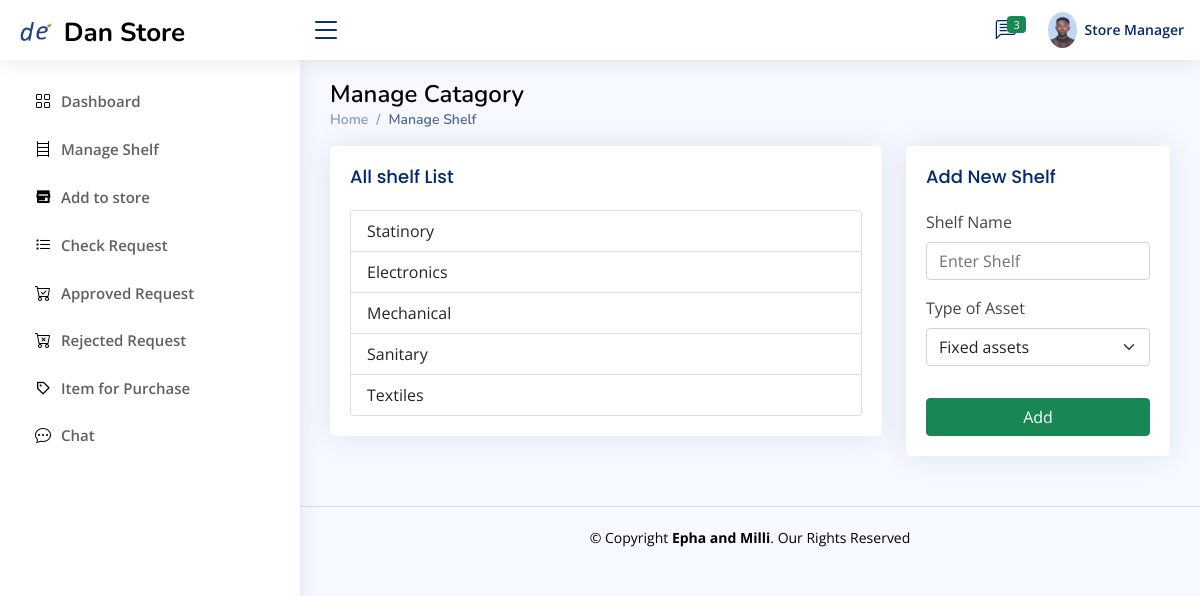
Before: /Store_Manager/manage_catagory/ (signed in) with the older database file.
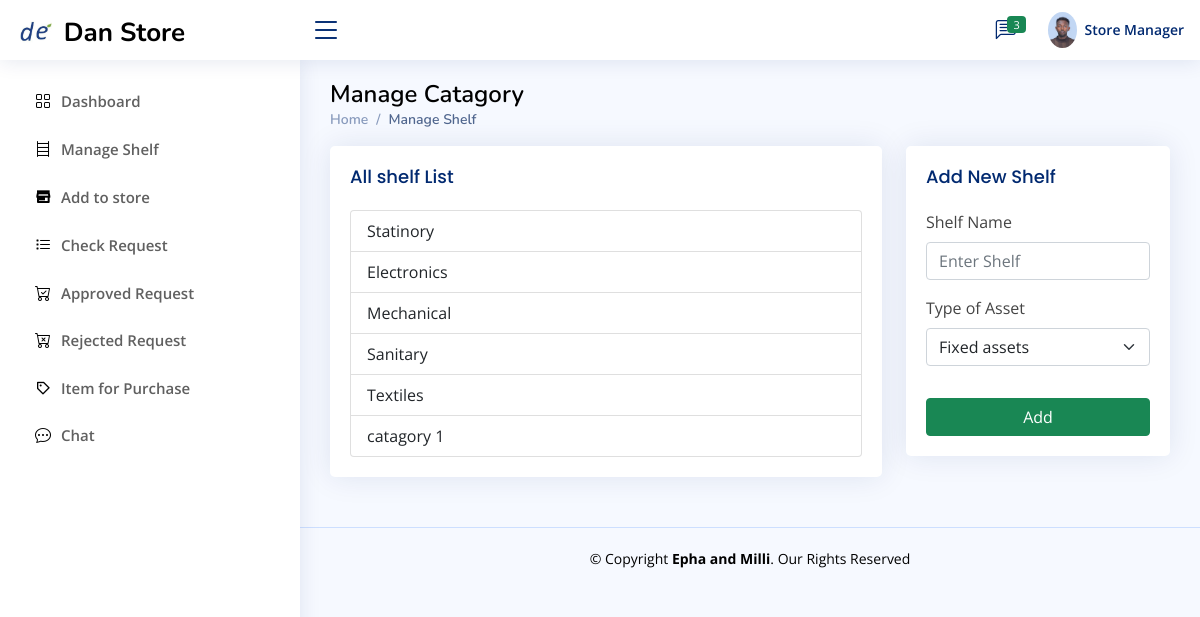
After: the same page with the newer database file.
### Store_manager/models.py (models this page shows, shortened)
class Catagory(models.Model):
    Catagory_Name = models.CharField(max_length=200, null=True, blank=True)
    Type_of_Asset = models.CharField(max_length=200, null=True, blank=True)
    store=models.ForeignKey(allStore,null=True,blank=True,on_delete=models.CASCADE)

### Store_manager/views.py (the view, shortened to what this page needs)
# urls.py: path('manage_catagory/',views.manage_catagory,name="manage-catagory"),
def manage_catagory(request):
    try:
        if request.user.groups.all()[0].name == 'Store_Manager':
                id=(request.user.id)
                user=User.objects.get(id=id)
                re_emp=employ.objects.get(user=user)
                re_Store=allStore.objects.get(storeKeeper=re_emp.Full_Name)
                try:
                    all_catagory = Catagory.objects.filter(store=re_Store)
                except Catagory.DoesNotExist:
                    all_catagory = None
                context ={
                    'all_catagory':all_catagory,
                    're_emp':re_emp,
                }
                return render(request,'Store_manager/Catagory/manage_catagory.html',context)
        messages.error(request, 'Permission denied ')
        return redirect('log-out')
    except IndexError as e:
        messages.error(request, 'Login Before ')
        return redirect('log-out')

### Templates/Store_manager/Catagory/manage_catagory.html (shortened to what this page needs)
{% extends 'Store_manager/S_base.html'  %}
{% block store %}
<main id="main" class="main">
    <div class="pagetitle">
      <h1 style="color: black">Manage Catagory</h1>
      <nav>
        <ol class="breadcrumb">
          <li class="breadcrumb-item"><a href="{% url 'store-dashboard' %}">Home</a></li>
          <li class="breadcrumb-item active">Manage Shelf</li>
        </ol>
      </nav>
    </div>
    <section class="section">
        <div class="row">
          <div class="col-lg-8">
            <div class="card">
                <div class="card-body">
                  <h5 class="card-title">All shelf List</h5>
                  <div class="list-group">
                    {% for catagory in all_catagory %}
                    <a href="{% url 'catagory-detail' catagory.id %}" class="list-group-item list-group-item-action" aria-current="true">
                      {{catagory.Catagory_Name}}
                    </a>
                    {% endfor %}
                  </div>
                </div>
              </div>
         </div>
         <div class="col-lg-4">
            <div class="card">
                <div class="card-body">
                  <h5 class="card-title">Add New Shelf</h5>
                  <form class="row g-3" method="POST">
                    <div class="col-12">
                      <label for="inputNanme4" class="form-label">Shelf Name</label>
                      <input type="text" class="form-control"  name="catagory" placeholder="Enter Shelf" required>
                      </div>
                        <div class="col-md-12">
                          <div class=" mb-3">
                            <label for="floatingSelect" class="pb-2">Type of Asset</label>
                            <select class="form-select" id="floatingSelect" aria-label="State" name="typeasset" required>
                              <option value="Fixed assets">Fixed assets</option>
                            </select>
                          </div>
                        </div>
                    <div class="text-center d-grid">
                      <button type="submit" class="btn btn-success">Add</button>
                    </div>
                  </form>
                </div>
              </div>
        </div>
    </section>
  </main>
{% endblock %}

Changed rows visible on the page:
added Catagory: Catagory_Name "catagory 1"
